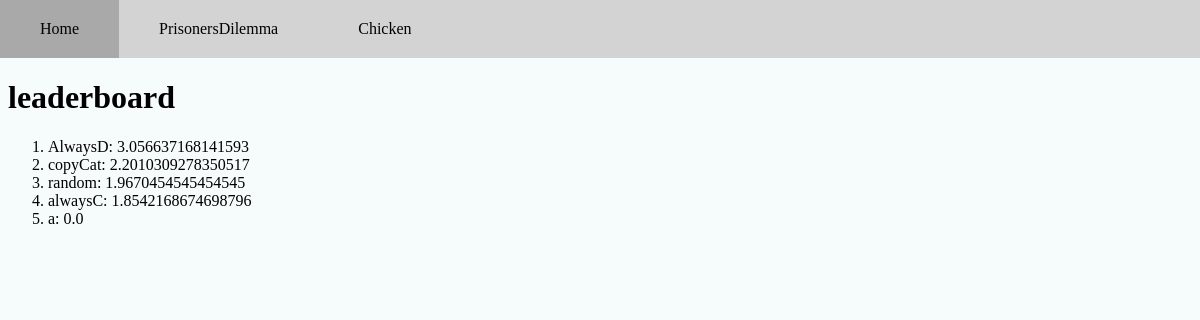
Page /games/leaderboard/1 on the earlier database version.
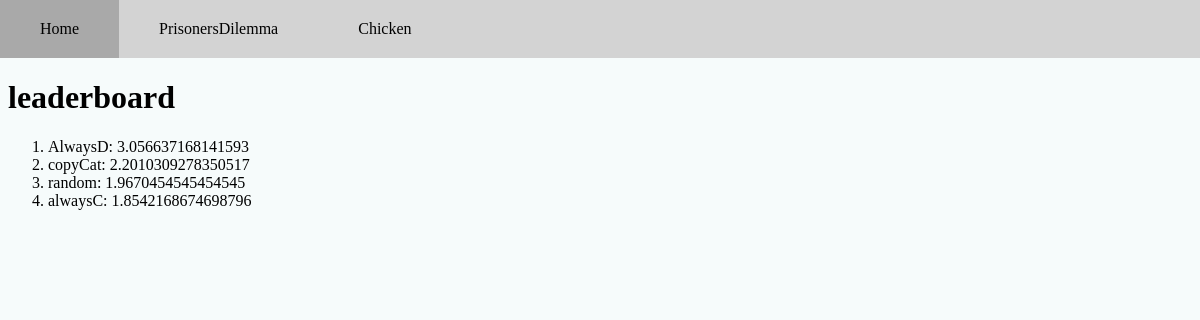
Same page on the later database version.
### games/models.py (models this page shows, shortened)
class Player(models.Model):
    name = models.TextField(max_length=100, default="default")
    user = models.ForeignKey(User, related_name="players", on_delete=models.CASCADE)
    strategy = models.TextField(default="default")
    points = models.IntegerField(default=0)
    rounds_played = models.IntegerField(default=0)
    points_per_round = models.FloatField(default=0)
    game = models.ForeignKey(Game, related_name= 'players', on_delete=models.CASCADE)

### games/views.py (the view)
# urls.py: path("leaderboard/<int:game_id>", views.leaderboard, name="leaderboard"),
def leaderboard(request, game_id):
    game = Game.objects.get(pk=game_id)
    players = game.players.order_by("-points_per_round")
    context = {"game": game,
               "players":players}
    return render(request, "games/leaderboard.html", context)

### games/templates/games/leaderboard.html (shortened to what this page needs)
{% extends 'registration/base.html' %}
{% block content %}
<h1>leaderboard</h1>
<ol>
    {% for player in players %}
        <li>{{player.name}}: {{player.points_per_round}}</li>
    {% endfor %}
</ol>
{% endblock %}

Differences in the rows shown:
removed Player: name "a", points_per_round "0.0"
